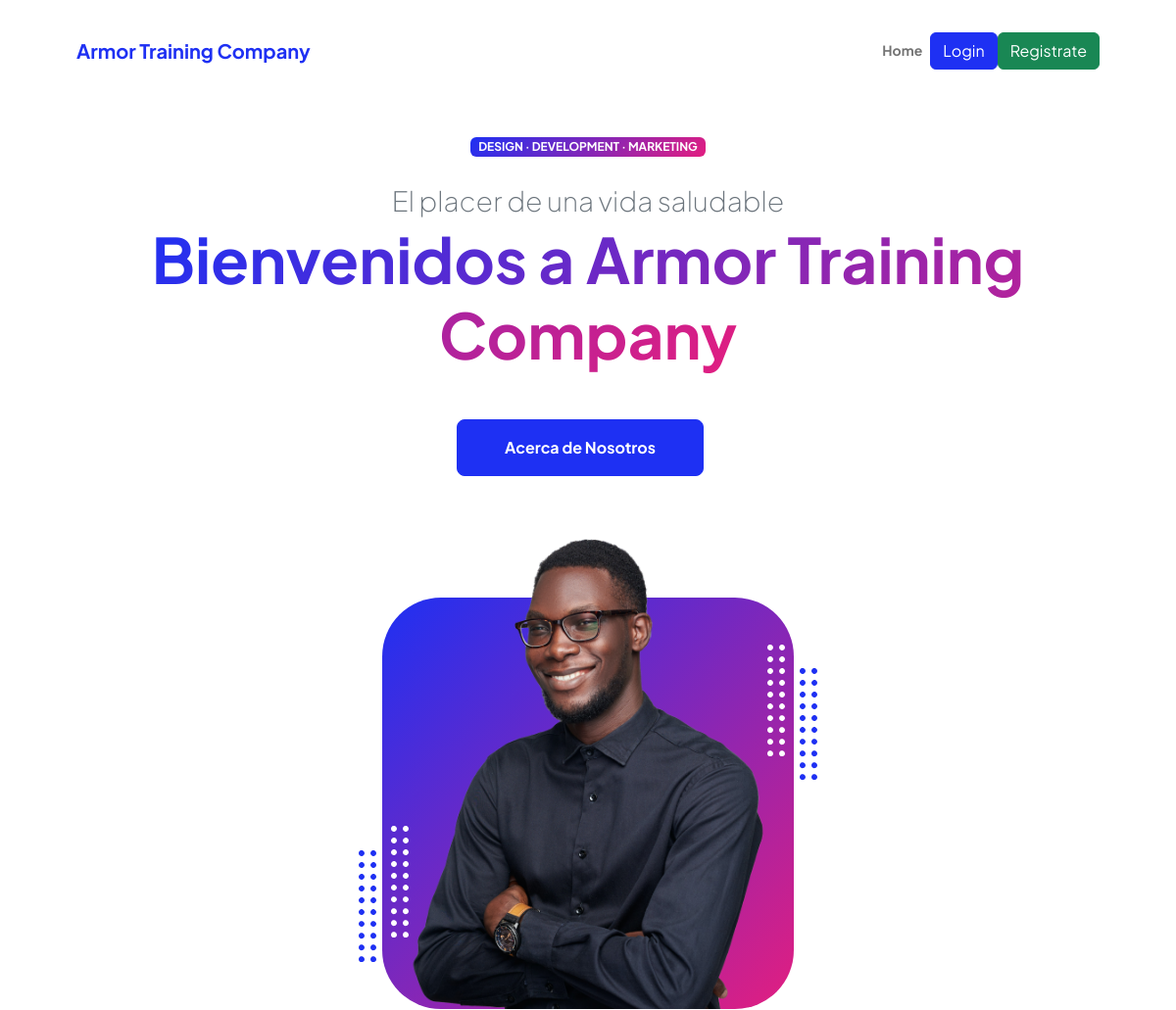
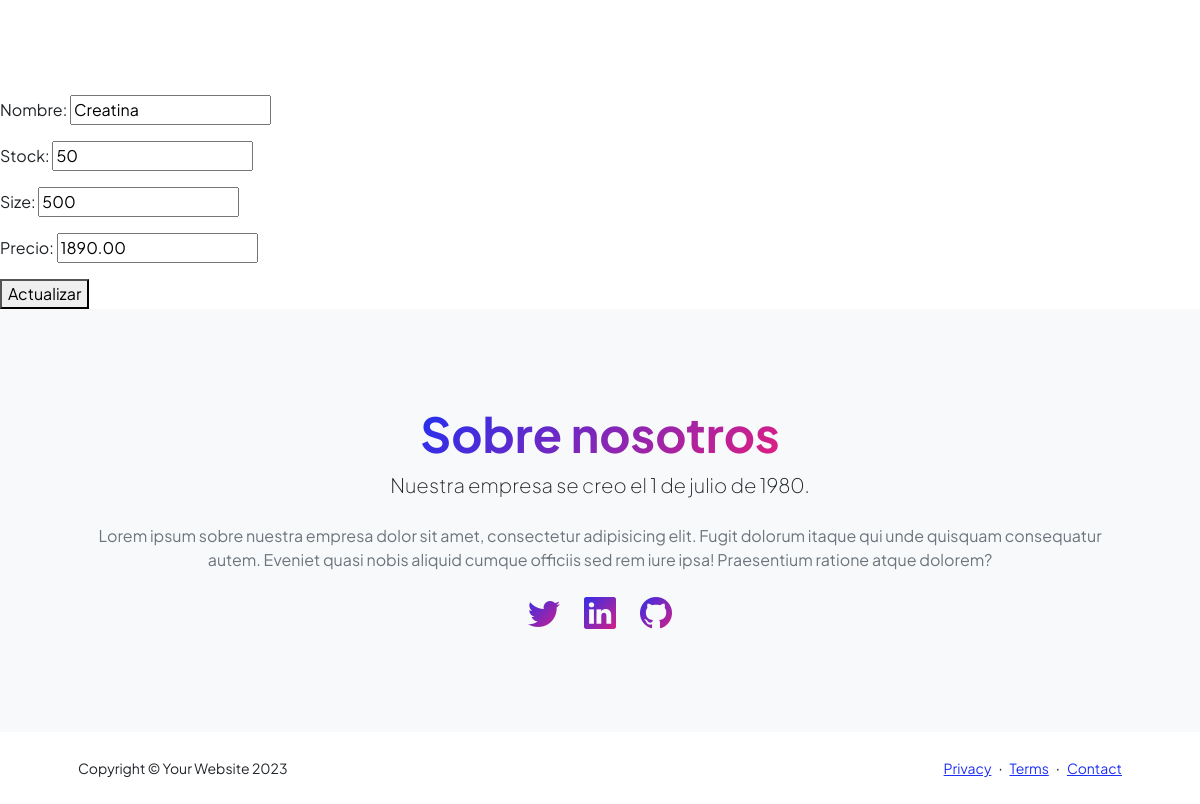
The page /comprarUpdate/5 on the database its author committed (2 pictures, top to bottom).
### entidades/models.py (models this page shows, shortened)
class Compras(models.Model):
    nombre = models.CharField(max_length=100)
    stock = models.IntegerField()
    size = models.IntegerField()
    precio = models.DecimalField(max_digits=10, decimal_places=2, default=0.00)

### entidades/views.py (the view)
# urls.py: path('comprarUpdate/<int:pk>', CompraUpdate.as_view(), name="comprarUpdate"),
class CompraUpdate(UpdateView):
    model = Compras
    template_name = 'entidades/compUpdate.html'
    fields= ('__all__')
    success_url = '/comprar/'
    def get_context_data(self, **kwargs):
        context = super().get_context_data(**kwargs)
        context['compra'] = self.object  # Asegura que el objeto compra esté en el contexto
        return context

### entidades/templates/entidades/compUpdate.html (shortened to what this page needs)
{% extends 'entidades/index.html' %}
{% block contenido %}
<form action="{% url 'comprarUpdate' compra.id %}" method="post">
    {{form.as_p}}
    <button type="submit">Actualizar</button>
</form>
{% endblock contenido %}

### rows shown on the page
Compras: nombre "Creatina", stock "50", size "500", precio "1890.00"
